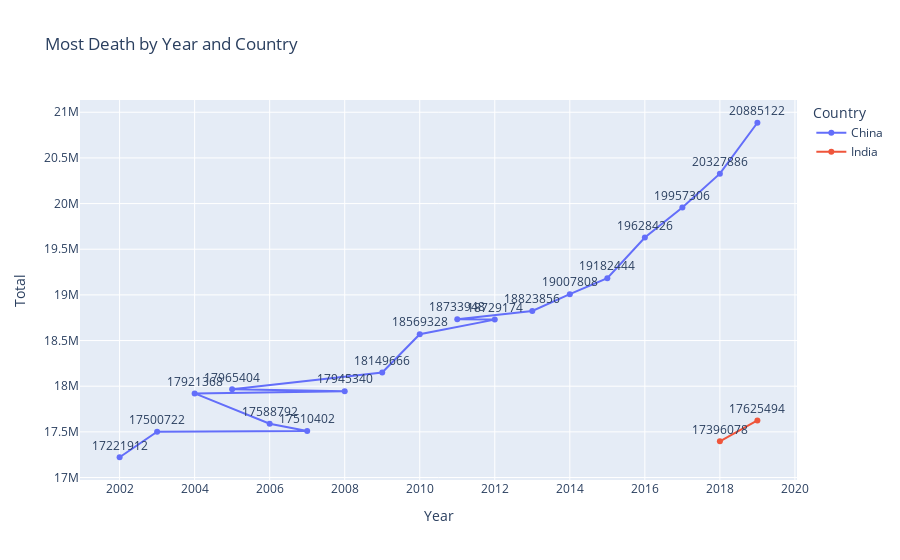

This figure's notebook cell:
### Code cell
fig = px.line(top_20_countries_data, x="Year", y="Total", color="Country", text="Total",
              title="Most Death by Year and Country")
fig.update_traces(textposition="top center")
fig.show()

### Figure 1 — Plotly figure (JSON) as saved in the notebook; plotly's stock layout.template omitted (floating-point values rounded to 4 significant figures)
{"data": [{"hovertemplate": "Country=China<br>Year=%{x}<br>Total=%{text}<extra></extra>", "legendgroup": "China", "line": {"color": "#636efa", "dash": "solid"}, "marker": {"symbol": "circle"}, "mode": "markers+text+lines", "name": "China", "orientation": "v", "showlegend": true, "text": [20885122, 20327886, 19957306, 19628426, 19182444, 19007808, 18823856, 18733948, 18729174, 18569328, 18149666, 17965404, 17945340, 17921368, 17588792, 17510402, 17500722, 17221912], "textposition": "top center", "type": "scatter", "x": [2019, 2018, 2017, 2016, 2015, 2014, 2013, 2011, 2012, 2010, 2009, 2005, 2008, 2004, 2006, 2007, 2003, 2002], "xaxis": "x", "y": [20885122, 20327886, 19957306, 19628426, 19182444, 19007808, 18823856, 18733948, 18729174, 18569328, 18149666, 17965404, 17945340, 17921368, 17588792, 17510402, 17500722, 17221912], "yaxis": "y"}, {"hovertemplate": "Country=India<br>Year=%{x}<br>Total=%{text}<extra></extra>", "legendgroup": "India", "line": {"color": "#EF553B", "dash": "solid"}, "marker": {"symbol": "circle"}, "mode": "markers+text+lines", "name": "India", "orientation": "v", "showlegend": true, "text": [17625494, 17396078], "textposition": "top center", "type": "scatter", "x": [2019, 2018], "xaxis": "x", "y": [17625494, 17396078], "yaxis": "y"}], "layout": {"legend": {"title": {"text": "Country"}, "tracegroupgap": 0}, "title": {"text": "Most Death by Year and Country"}, "xaxis": {"anchor": "y", "domain": [0, 1], "title": {"text": "Year"}}, "yaxis": {"anchor": "x", "domain": [0, 1], "title": {"text": "Total"}}}}
